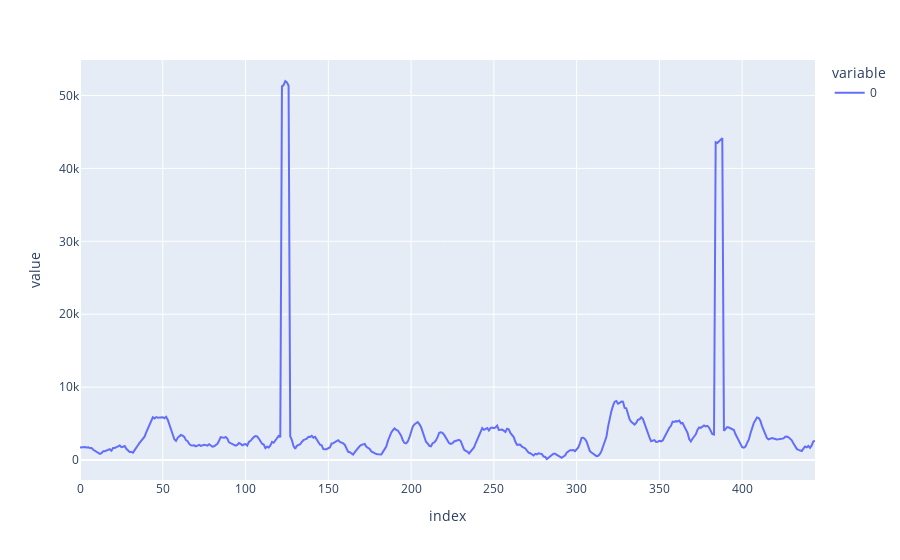

Here is the notebook cell this chart was saved with:
### Code cell
px.line(acc_smooth)

### Figure 1 — Plotly figure (JSON) as saved in the notebook; plotly's stock layout.template omitted (floating-point values rounded to 4 significant figures; data arrays with more than 128 entries replaced by an {"elided": "..."} marker saying what was removed)
{"data": [{"hovertemplate": "variable=0<br>index=%{x}<br>value=%{y}<extra></extra>", "legendgroup": "0", "line": {"color": "#636efa", "dash": "solid"}, "marker": {"symbol": "circle"}, "mode": "lines", "name": "0", "orientation": "v", "showlegend": true, "type": "scatter", "x": {"elided": "445 int values"}, "xaxis": "x", "y": {"elided": "445 float values"}, "yaxis": "y"}], "layout": {"legend": {"title": {"text": "variable"}, "tracegroupgap": 0}, "margin": {"t": 60}, "xaxis": {"anchor": "y", "domain": [0, 1], "title": {"text": "index"}}, "yaxis": {"anchor": "x", "domain": [0, 1], "title": {"text": "value"}}}}
